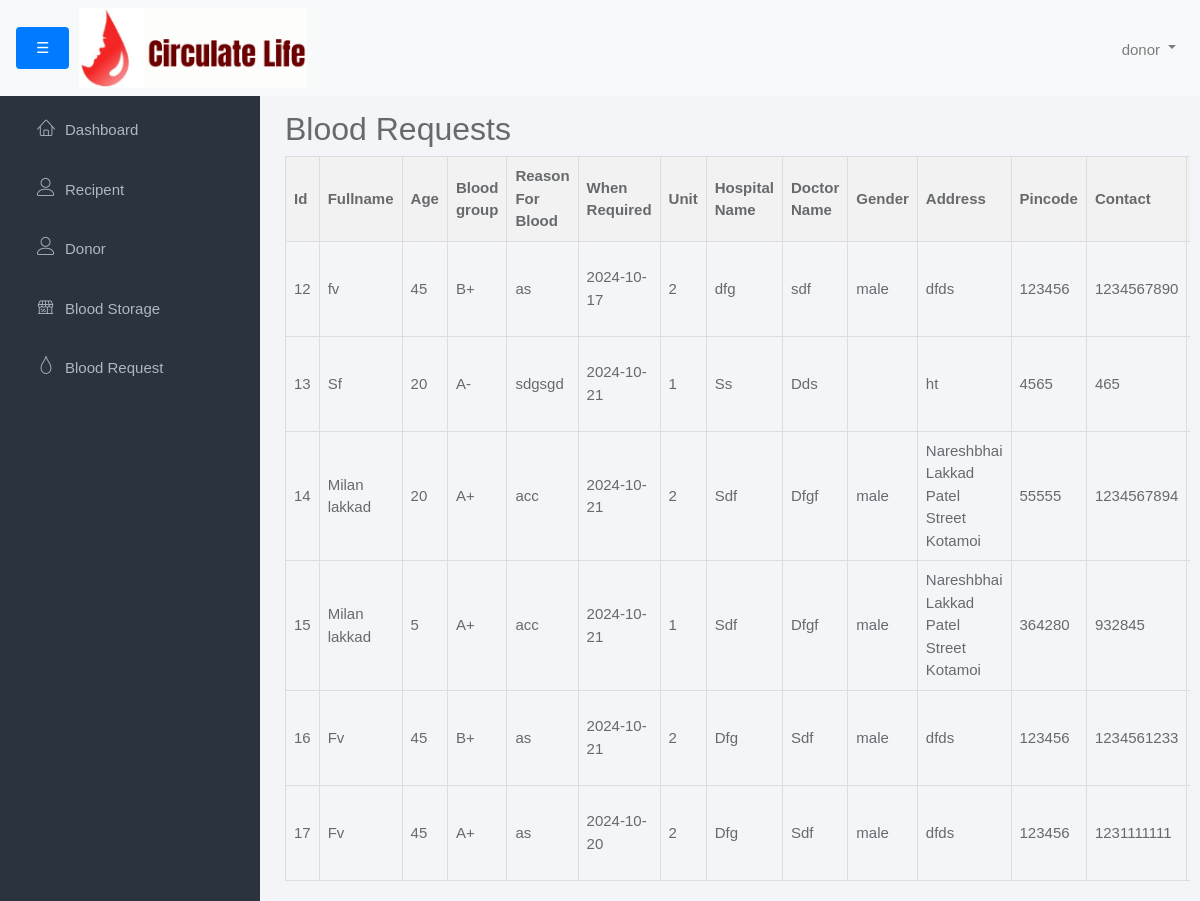
The page /Admin/blood_requests.php (signed in) on the database its author committed.
### tables this page shows
CREATE TABLE `blood_request` (
  `id` int(11) NOT NULL,
  `donor_username` varchar(255) DEFAULT NULL,
  `recipient_username` varchar(255) DEFAULT NULL,
  `name` varchar(255) NOT NULL,
  `age` int(11) NOT NULL,
  `blood_group` varchar(10) NOT NULL,
  `reason_for_blood` text NOT NULL,
  `when_required` date NOT NULL,
  `unit` int(11) NOT NULL,
  `hospital_name` varchar(255) NOT NULL,
  `doctor_name` varchar(255) NOT NULL,
  `gender` varchar(10) NOT NULL,
  `address` text NOT NULL,
  `pincode` varchar(6) NOT NULL,
  `contact` varchar(15) NOT NULL,
  `email` varchar(255) NOT NULL,
  `file_upload` varchar(255) DEFAULT NULL,
  `status` enum('pending','accept','reject') NOT NULL DEFAULT 'pending'
);

### Admin/blood_requests.php (the view, shortened to what this page needs)
<?php
include('admin_header.php');
include('../connection.php');
?>
<div class="main ">
    <div class="container-fluid">
        <?php
        $sql = "SELECT id, name, age, blood_group, reason_for_blood, when_required, unit, hospital_name, doctor_name, gender, address, pincode, contact, email, file_upload FROM blood_request";
        $result = $conn->query($sql);
        ?>
        <h2>Blood Requests</h2>
        <table border="1">
            <tr>
                <th>Id</th>
                <th>Fullname</th>
                <th>Age</th>
                <th>Blood group</th>
                <th>Reason For Blood</th>
                <th>When Required</th>
                <th>Unit</th>
                <th>Hospital Name</th>
                <th>Doctor Name</th>
                <th>Gender</th>
                <th>Address</th>
                <th>Pincode</th>
                <th>Contact</th>
                <th>Email</th>
            </tr>
            <?php
            if ($result->num_rows > 0) {
                while ($row = $result->fetch_assoc()) {
                    echo "<tr>
                        <td>" . $row["id"] . "</td>
                        <td>" . $row["name"] . "</td>
                        <td>" . $row["age"] . "</td>
                        <td>" . $row["blood_group"] . "</td>
                        <td>" . $row["reason_for_blood"] . "</td>
                        <td>" . $row["when_required"] . "</td>
                        <td>" . $row["unit"] . "</td>
                        <td>" . $row["hospital_name"] . "</td>
                        <td>" . $row["doctor_name"] . "</td>
                        <td>" . $row["gender"] . "</td>
                        <td>" . $row["address"] . "</td>
                        <td>" . $row["pincode"] . "</td>
                        <td>" . $row["contact"] . "</td>
                        <td>" . $row["email"] . "</td>";
                    echo "<td>
                            <form action='javascript:void(0)' method='POST' style='display:inline-block; margin-bottom: 5px;' class='actionForm'>
                                <input type='hidden' name='request_id' value='" . $row["id"] . "'>
                                <input type='hidden' name='email' value='" . $row["email"] . "'>
                                <input type='hidden' name='action' value='accept'>
                                <button type='submit' class='edit-btn accept-btn' id='accept-btn-" . $row["id"] . "'>Accept</button>
                            </form>
                            <form action='javascript:void(0)' method='POST' style='display:inline-block;' class='actionForm'>
                                <input type='hidden' name='request_id' value='" . $row["id"] . "'>
                                <input type='hidden' name='email' value='" . $row["email"] . "'>
                                <input type='hidden' name='action' value='reject'>
                                <button type='submit' class='edit-btn reject-btn' id='reject-btn-" . $row["id"] . "'>Reject</button>
                            </form>
                        </td>
                    </tr>";
                }
            } else {
                echo "<tr><td colspan='16'>No results found</td></tr>";
            }
            ?>
        </table>
    </div>
</div>
</body>
</html>

### Admin/admin-style.css (style rules this page uses)
html { position: relative; min-height: 100%; }
body { background-color: #F3F5F8; font-family: "Source Sans Pro", sans-serif; font-size: 15px; color: #676a6d; margin: 0; padding: 0; }
.main { transition: all 0.3s ease-in-out; width: calc(100% - 260px); background-color: #F3F5F8; padding: 20px; overflow-y: auto; margin-left: 250px; transition: margin-left 0.3s ease; }
#wrapper #sidebar-nav, #wrapper .main { padding-top: 80px; }
.container-fluid { margin-top: 30px; }
table { width: 100%; border-collapse: collapse; }
th, td { border: 1px solid #ddd; padding: 8px; text-align: left; }
th { background-color: #f2f2f2; }

### rows shown on the page
blood_request: id "12", name "fv", age "45", blood_group "B+", reason_for_blood "as", when_required "2024-10-17", unit "2", hospital_name "dfg", doctor_name "sdf", gender "male", address "dfds", pincode "123456", contact "1234567890"
blood_request: id "13", name "Sf", age "20", blood_group "A-", reason_for_blood "sdgsgd", when_required "2024-10-21", unit "1", hospital_name "Ss", doctor_name "Dds", address "ht", pincode "4565", contact "465"
blood_request: id "14", name "Milan lakkad", age "20", blood_group "A+", reason_for_blood "acc", when_required "2024-10-21", unit "2", hospital_name "Sdf", doctor_name "Dfgf", gender "male", address "Nareshbhai Lakkad Patel Street Kotamoi", pincode "55555", contact "1234567894"
blood_request: id "15", name "Milan lakkad", age "5", blood_group "A+", reason_for_blood "acc", when_required "2024-10-21", unit "1", hospital_name "Sdf", doctor_name "Dfgf", gender "male", address "Nareshbhai Lakkad Patel Street Kotamoi", pincode "364280", contact "932845"
blood_request: id "16", name "Fv", age "45", blood_group "B+", reason_for_blood "as", when_required "2024-10-21", unit "2", hospital_name "Dfg", doctor_name "Sdf", gender "male", address "dfds", pincode "123456", contact "1234561233"
blood_request: id "17", name "Fv", age "45", blood_group "A+", reason_for_blood "as", when_required "2024-10-20", unit "2", hospital_name "Dfg", doctor_name "Sdf", gender "male", address "dfds", pincode "123456", contact "1231111111"

### other values the page prints
$_SESSION['username'] "donor"
